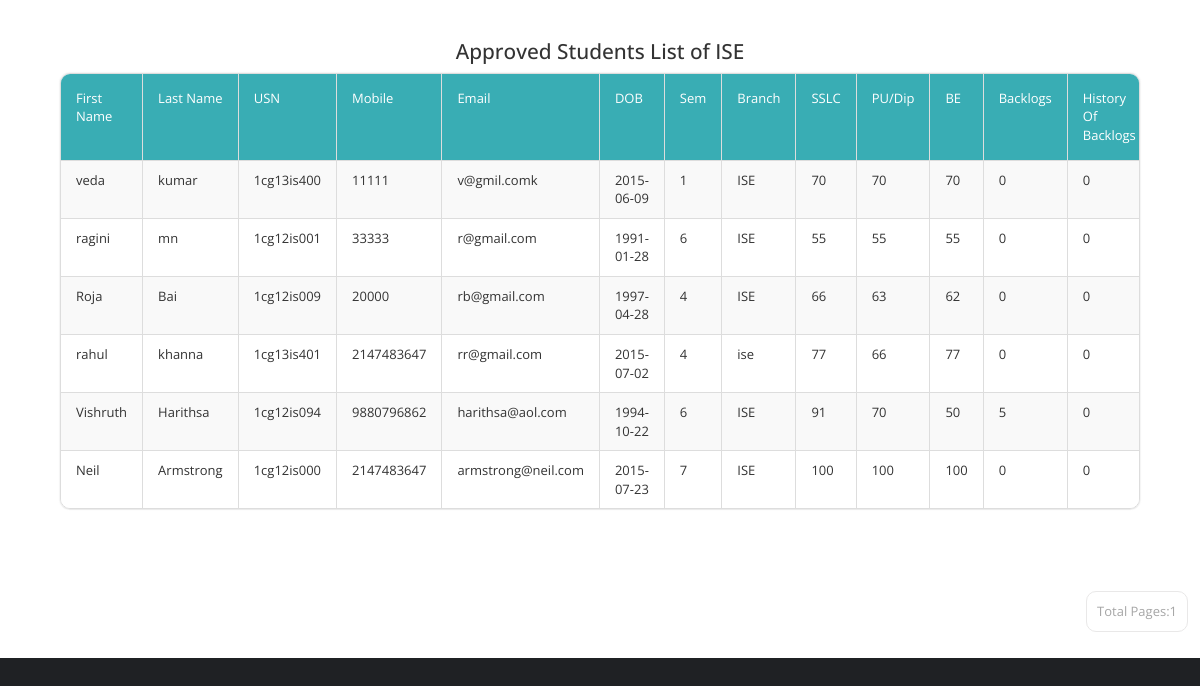
Page /Profilers/PProfile/ise.php (signed in) on the committed database.
### tables this page shows
CREATE TABLE IF NOT EXISTS `basicdetails` (
  `Id` int(11) NOT NULL AUTO_INCREMENT,
  `FirstName` varchar(25) NOT NULL,
  `LastName` varchar(25) NOT NULL,
  `USN` varchar(10) NOT NULL,
  `Mobile` bigint(11) NOT NULL,
  `Email` varchar(255) NOT NULL,
  `DOB` date NOT NULL,
  `Sem` int(11) NOT NULL,
  `Branch` varchar(15) NOT NULL,
  `SSLC` float NOT NULL,
  `PU/Dip` float NOT NULL,
  `BE` float NOT NULL,
  `Backlogs` int(11) NOT NULL,
  `HofBacklogs` tinyint(1) NOT NULL,
  `DetainYears` int(11) NOT NULL,
  `Approve` tinyint(1) NOT NULL DEFAULT '0',
  `ApprovalDate` date NOT NULL,
  PRIMARY KEY (`Id`,`USN`),
  UNIQUE KEY `USN` (`USN`,`Mobile`,`Email`)
);

### Profilers/PProfile/ise.php (the view, shortened to what this page needs)
<!DOCTYPE html>
<html lang="en">
  <head>
    <link href="css/font-awesome.min.css" rel="stylesheet">
    <link href="css/bootstrap.min.css" rel="stylesheet">
    <link href="css/templatemo-style.css" rel="stylesheet">
  </head>
  <body>
  <div class="bg">
  <div class="templatemo-content-container">
 <center><h2>Approved Students List of ISE</h2></center>
          <div class="templatemo-content-widget no-padding">
            <div class="panel panel-default table-responsive">
<table class="table table-striped table-bordered templatemo-user-table">
                <thead>
                  <tr>
				  <td>
				  <a class="white-text templatemo-sort-by">First Name </a></td>
                    <td><a  class="white-text templatemo-sort-by">Last Name  </a></td>
                    <td><a class="white-text templatemo-sort-by">USN </a></td>
                    <td><a  class="white-text templatemo-sort-by">Mobile </a></td>
					   <td><a class="white-text templatemo-sort-by">Email </a></td>
                       <td><a  class="white-text templatemo-sort-by">DOB </a></td>
   <td><a  class="white-text templatemo-sort-by">Sem </a></td>
   <td><a  class="white-text templatemo-sort-by">Branch </a></td>
   <td><a  class="white-text templatemo-sort-by">SSLC </a></td>
   <td><a  class="white-text templatemo-sort-by">PU/Dip </a></td>
			      <td><a  class="white-text templatemo-sort-by">BE </a></td>
			      <td><a class="white-text templatemo-sort-by">Backlogs </a></td>
				     <td><a  class="white-text templatemo-sort-by">History Of Backlogs </a></td>
				  </thead>
 <?php
$num_rec_per_page=15;
if (isset($_GET["page"])) { $page  = $_GET["page"]; } else { $page=1; };
$start_from = ($page-1) * $num_rec_per_page;
$sql = "SELECT * FROM basicdetails where Approve='1' and Branch='ISE' LIMIT $start_from, $num_rec_per_page";
$rs_result = mysql_query ($sql);
while ($row = mysql_fetch_assoc($rs_result))
{
            print "<tr>";
print "<td>" . $row['FirstName'] . "</td>";
print "<td>" . $row['LastName'] . "</td>";
print "<td>" . $row['USN'] . "</td>";
print "<td>" . $row['Mobile'] . "</td>";
print "<td>" . $row['Email'] . "</td>";
print "<td>" . $row['DOB'] . "</td>";
print "<td>" . $row['Sem'] . "</td>";
print "<td>" . $row['Branch'] . "</td>";
print "<td>" . $row['SSLC'] . "</td>";
print "<td>" . $row['PU/Dip'] . "</td>";
print "<td>" . $row['BE'] . "</td>";
print "<td>" . $row['Backlogs'] . "</td>";
print "<td>" . $row['HofBacklogs'] . "</td>";
print "</tr>";
}
?>
              </table>
			  </div>
			  </div>
			  </div>
   <div class="pagination-wrap">
   <ul class="pagination">
   <?php
$num_rec_per_page=15;
$sql = "SELECT * FROM basicdetails where Approve='1' and Branch='ISE'";
$rs_result = mysql_query($sql);
$total_records = mysql_num_rows($rs_result);
$totalpage = ceil($total_records / $num_rec_per_page);
$currentpage = (isset($_GET['page']) ? $_GET['page'] : 1);
	 if($currentpage == 0)
	{
	}
	else if( $currentpage >= 1  &&  $currentpage <= $totalpage  )
	{
	 echo "<li><a>Total Pages:".$totalpage."</a></li>";
}
 ?>
</ul>
</div>
</body>
</html>

### Profilers/PProfile/css/templatemo-style.css (style rules this page uses)
* { font-family: 'Open Sans', sans-serif; }
body { font-size: 13px; }
body, .templatemo-left-nav { background: #1f2124; }
.bg { background: #ffffff }
h1, h2, h3 { margin: 0; }
h2 { font-size: 1.6em; }
ul { list-style-type: none; margin: 0; padding: 0; }
.white-text { color: white; }
.templatemo-content-container { padding: 40px 50px; }
.templatemo-content-widget { border-radius: 10px; padding: 30px; position: relative; margin: 10px; box-shadow: 0px 0px 1px 1px rgba(161, 159, 159, 0.1); }
.templatemo-content-widget.no-padding { padding: 0; }
.panel { border-radius: 10px; }
.pagination-wrap { margin-right: 10px; text-align: right; }
.pagination>li>a { border-color: #E9E8E8; color: #a6a6a6; margin: 2px; padding: 10px; }
.pagination>li>a, .pagination>li:first-child>a, .pagination>li:last-child>a { border-radius: 10px; }
.table { margin-bottom: 0; }
.table>tbody>tr>td { padding: 10px 15px; }
.table>thead>tr>td { padding: 15px; }
.templatemo-user-table thead { background-color: #39ADB4; color: white; }
.panel>.table-responsive:last-child>.table:last-child, .panel>.table:last-child { border-bottom-right-radius: 10px; border-bottom-left-radius: 10px; }
.panel>.table:first-child { border-top-left-radius: 10px; border-top-right-radius: 10px; }

### rows in the picture
basicdetails: FirstName "veda", LastName "kumar", USN "1cg13is400", Mobile "11111", Email "v@gmil.comk", DOB "2015-06-09", Sem "1", Branch "ISE", SSLC "70", value "70", BE "70", Backlogs "0", HofBacklogs "0"
basicdetails: FirstName "ragini", LastName "mn", USN "1cg12is001", Mobile "33333", Email "r@gmail.com", DOB "1991-01-28", Sem "6", Branch "ISE", SSLC "55", value "55", BE "55", Backlogs "0", HofBacklogs "0"
basicdetails: FirstName "Roja", LastName "Bai", USN "1cg12is009", Mobile "20000", Email "rb@gmail.com", DOB "1997-04-28", Sem "4", Branch "ISE", SSLC "66", value "63", BE "62", Backlogs "0", HofBacklogs "0"
basicdetails: FirstName "rahul", LastName "khanna", USN "1cg13is401", Mobile "2147483647", Email "rr@gmail.com", DOB "2015-07-02", Sem "4", Branch "ise", SSLC "77", value "66", BE "77", Backlogs "0", HofBacklogs "0"
basicdetails: FirstName "Vishruth", LastName "Harithsa", USN "1cg12is094", Mobile "9880796862", Email "harithsa@aol.com", DOB "1994-10-22", Sem "6", Branch "ISE", SSLC "91", value "70", BE "50", Backlogs "5", HofBacklogs "0"
basicdetails: FirstName "Neil", LastName "Armstrong", USN "1cg12is000", Mobile "2147483647", Email "armstrong@neil.com", DOB "2015-07-23", Sem "7", Branch "ISE", SSLC "100", value "100", BE "100", Backlogs "0", HofBacklogs "0"

### other values in the picture
$totalpage "1"
